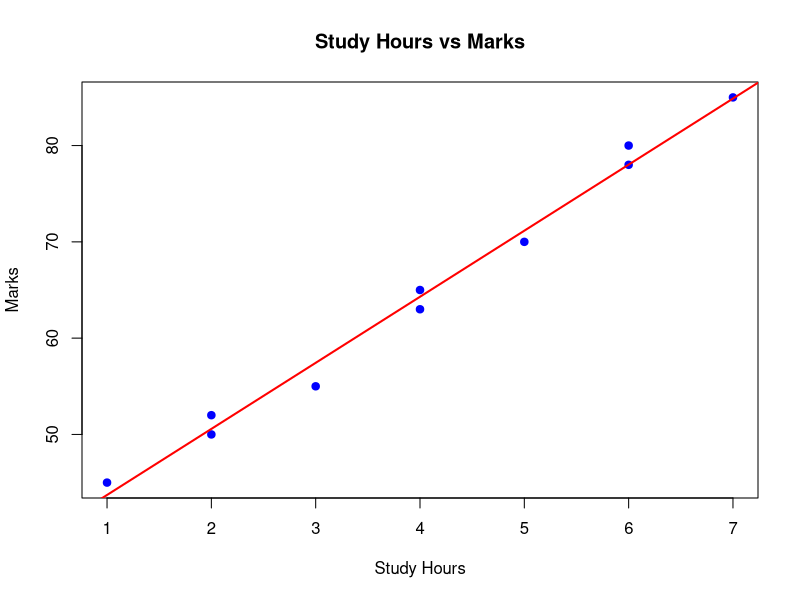

This figure's R source:

# Q4: Correlation and Scatter Plot

StudyHours <- c(1, 2, 3, 4, 5, 6, 7, 2, 4, 6)
Marks <- c(45, 50, 55, 65, 70, 78, 85, 52, 63, 80)

print(data.frame(StudyHours, Marks))

correlation <- cor(StudyHours, Marks,
                   method = "pearson")

cat("Pearson Correlation:", correlation, "\n")

plot(StudyHours, Marks,
     main = "Study Hours vs Marks",
     xlab = "Study Hours",
     ylab = "Marks",
     pch = 19,
     col = "blue")

abline(lm(Marks ~ StudyHours),
       col = "red",
       lwd = 2)
